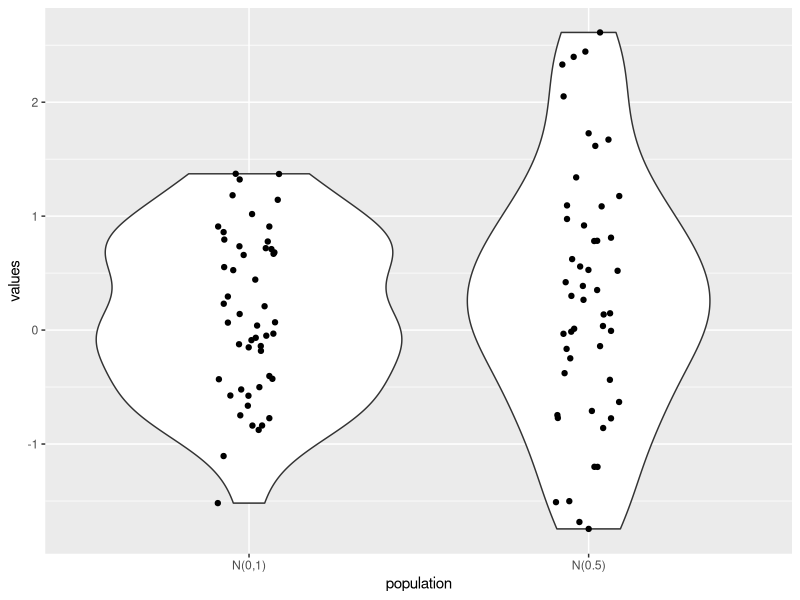
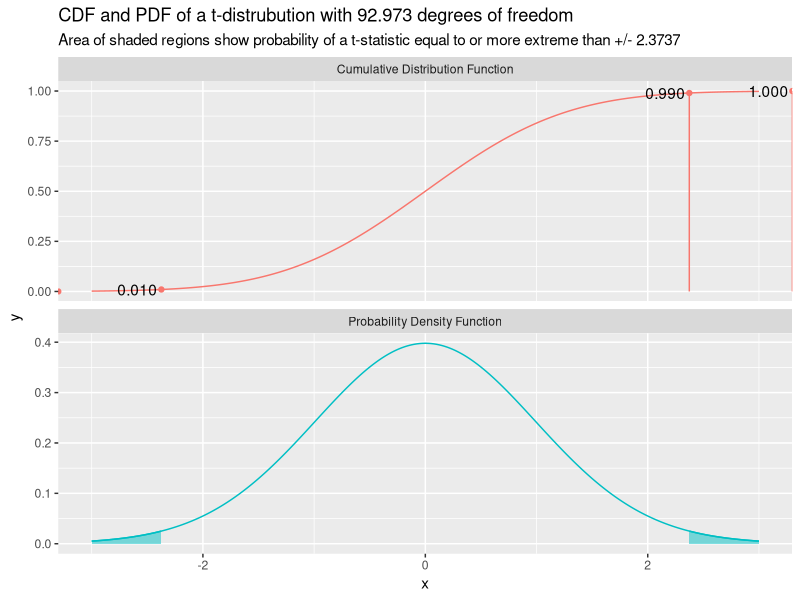
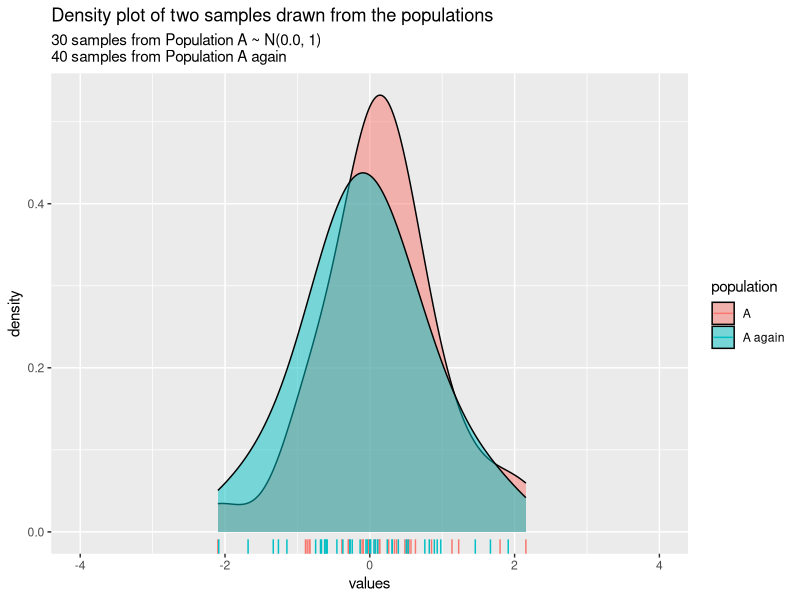
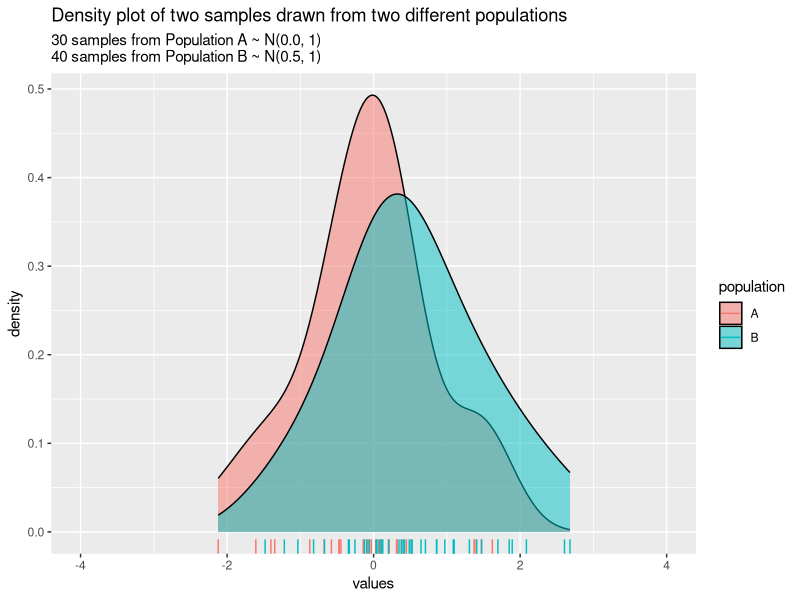
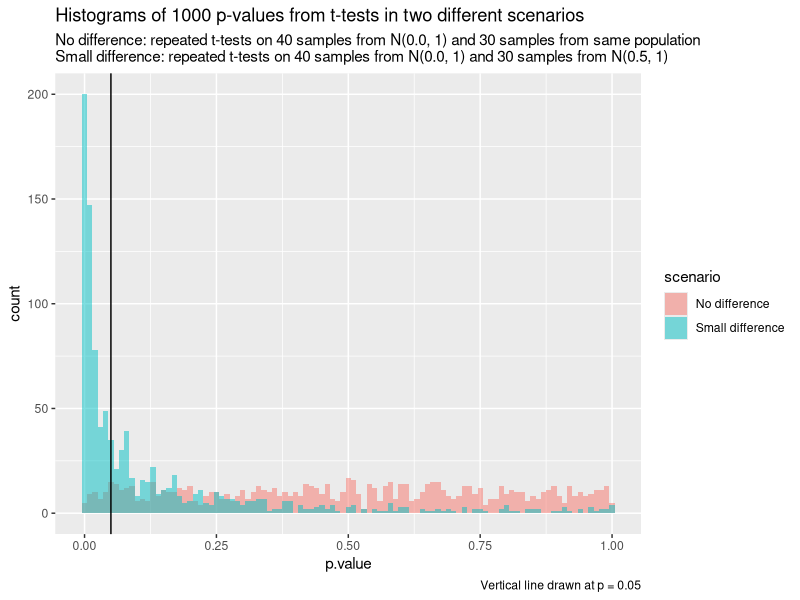
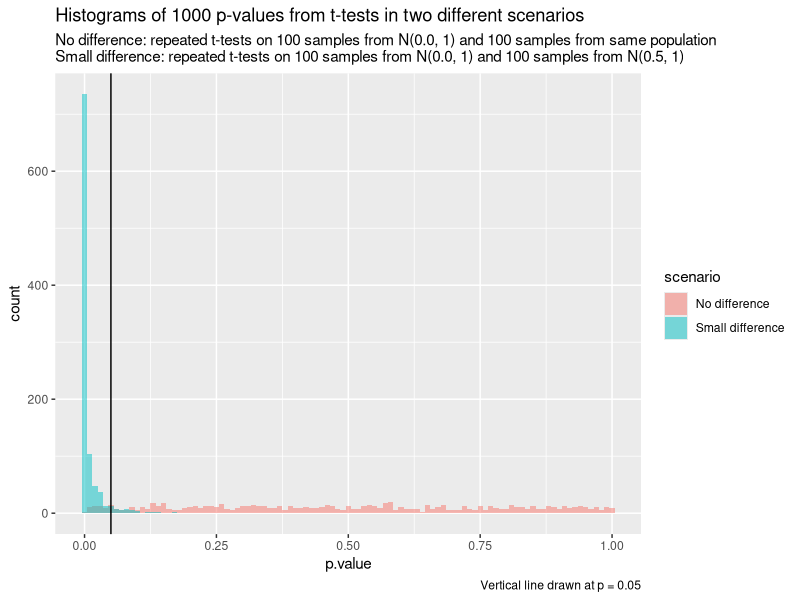
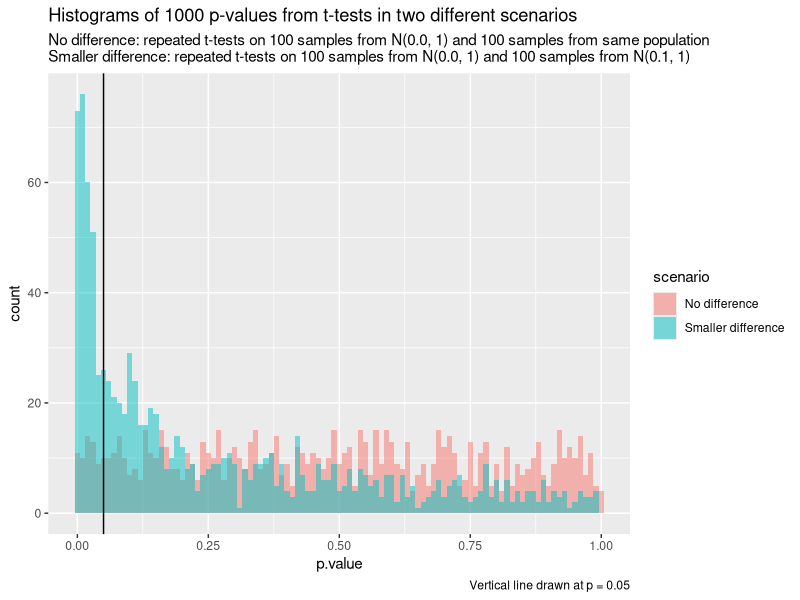
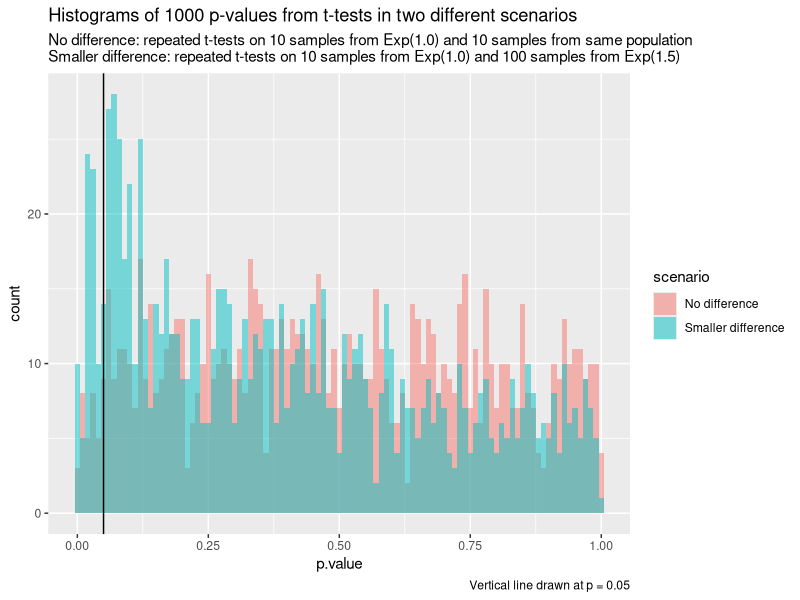

Reproduce these figures in R, in order.
## ---- chunk 1
rm(list=ls()) # Clear workspace. 
knitr::opts_chunk$set(echo = TRUE)

Run.Everything <- FALSE # Set this to TRUE to get the full print out of solutions
## ---- chunk 2
Run.Everything <- TRUE # Set this to TRUE to get the full print out of solutions
## ---- chunk 3
library(tidyverse)
## ---- chunk 4
Simulate <- function(pop1.name, n1, pop1.samplefn, pop2.name, n2, pop2.samplefn){
  tibble(
    population=c(rep(pop1.name, n1), rep(pop2.name, n2)),
    values    =c( pop1.samplefn(n1),  pop2.samplefn(n2))
  )
}
## ---- chunk 5
Normal.A <- function(n) rnorm(n, mean=0.0, sd=1)
Normal.B <- function(n) rnorm(n, mean=0.5, sd=1)
## ---- chunk 6
Normal.A(5)
Normal.B(5)
## ---- chunk 7

Simulate("N(0.0, 1)", 3, Normal.A,
         "N(0.5, 1)", 4, Normal.B) -> samples.from.A.B
samples.from.A.B
## ---- chunk 8
ggplot(
  data=Simulate("N(0,1)", 50, Normal.A, "N(0.5)", 50, Normal.B),
  aes(x=population, y=values)
) +
  geom_violin() +
  geom_jitter(width=0.1)
## ---- chunk 9
Normal.A <- function(n) rnorm(n, mean=0.0, sd=1)
Normal.B <- function(n) rnorm(n, mean=0.5, sd=1)

set.seed(220)
Simulate("N(0.0, 1)", 50, Normal.A, "N(0.5, 1)", 50, Normal.B) -> samples.from.A.B 
t.test(values ~ population, data=samples.from.A.B)
## ---- chunk 10
make.pdf.cdf <- function(from=-3, to=3, n=500, pdf.function, cdf.function){
  tibble(x=seq(from=from, to=to, length.out=n)) %>%
    mutate(
      'Probability Density Function'    =pdf.function(x),
      'Cumulative Distribution Function'=cdf.function(x)
    ) %>%
    pivot_longer(cols=c('Probability Density Function', 'Cumulative Distribution Function'), names_to = 'Function', values_to = 'y')
}
## ---- chunk 11
make.cdf.lines <- function(x, cdf.function){
  tibble(x=x) %>%
    mutate('Cumulative Distribution Function'=cdf.function(x)) %>%
             pivot_longer(cols=c('Cumulative Distribution Function'), names_to = 'Function', values_to = 'y') %>%
             mutate(label=sprintf("%0.3f", y))
}
## ---- chunk 12
plot.pdf.cdf <- function(pdf.function, cdf.function, from=-3, to=3, lower=NA, upper=NA){
  pdf.cdf   <- make.pdf.cdf(pdf.function=pdf.function, cdf.function=cdf.function, from=from, to=to)
  
  p <- ggplot(data=pdf.cdf, aes(x=x, y=y, color=Function, fill=Function)) +
    geom_line(aes(color=Function)) +
    facet_wrap(Function~., scales="free_y", ncol = 1) +
      guides(color=FALSE, fill=FALSE)
  
  if(!any(is.na(lower)) & !any(is.na(upper))){
    
    cdf.lines            <- make.cdf.lines(c(lower,upper), cdf.function)
    # Code could be improved here
    pdf.area.lower.tail  <- filter(pdf.cdf, Function=='Probability Density Function', lower[1]<x & x<upper[1])
    pdf.area.upper.tail  <- filter(pdf.cdf, Function=='Probability Density Function', lower[2]<x & x<upper[2])
    
    p <- p +
      geom_area(data=pdf.area.lower.tail, alpha=0.5) +
      geom_area(data=pdf.area.upper.tail, alpha=0.5) +
      geom_segment(data=cdf.lines, aes(x=x, xend=x, y=y, yend=0)) +
      geom_point(data=cdf.lines, aes(x=x, y=y)) +
      geom_text(data=cdf.lines, aes(x=x, y=y, label=label), color="black", hjust=1.1) 
  }
  p
}
## ---- chunk 13
pdf.t.df.92.973 <- function(x) dt(x, df = 92.973)
cdf.t.df.92.973 <- function(x) pt(x, df = 92.973)
plot.pdf.cdf(
  pdf.t.df.92.973, 
  cdf.t.df.92.973, 
  lower=c(-Inf,2.3737) , upper=c(-2.3737, Inf)) +
  labs(
    title="CDF and PDF of a t-distrubution with 92.973 degrees of freedom",
    subtitle="Area of shaded regions show probability of a t-statistic equal to or more extreme than +/- 2.3737"
    ) 
## ---- chunk 14
Normal.A <- function(n) rnorm(n, mean=0.0, sd=1)
Normal.B <- function(n) rnorm(n, mean=0.5, sd=1)

set.seed(220)
Simulate("N(0.0, 1)", 50, Normal.A, "Also N(0.0, 1)", 50, Normal.A) -> samples.from.A.A 
t.test(values ~ population, data=samples.from.A.A) -> AA.t.test01
## ---- chunk 15
t.test(values ~ population, data=Simulate("N(0.0, 1)", 50, Normal.A, "N(0.5, 1)", 50, Normal.B) )$p.value
## ---- chunk 16
AA.t.test01$statistic
AA.t.test01$parameter
AA.t.test01$p.value
AA.t.test01$conf.int
AA.t.test01$estimate
AA.t.test01$null.value
AA.t.test01$stderr
AA.t.test01$alternative
AA.t.test01$method
AA.t.test01$data.name
## ---- chunk 17
t.test(values ~ population, data=Simulate("N(0.0, 1)", 50, Normal.A, "Also N(0.0, 1)", 50, Normal.A) )$p.value
## ---- chunk 18
Normal.A      <- function(n) rnorm(n, mean=0.0, sd=1)
no.difference <- function() Simulate("A", 30, Normal.A, "A again", 40, Normal.A)
## ---- chunk 19
        Normal.B <- function(n) rnorm(n, mean=0.5, sd=1)
small.difference <- function() Simulate("A", 30, Normal.A, "B", 40, Normal.B)
## ---- chunk 20
ggplot(data=no.difference(), aes(x=values)) +
  geom_density(aes(fill=population), alpha=0.5, adjust=1.5) +
  geom_rug(aes(colour=population)) +
  coord_cartesian(xlim=c(-4,4)) +
    labs(
    title="Density plot of two samples drawn from the populations",
    subtitle="30 samples from Population A ~ N(0.0, 1)\n40 samples from Population A again"
    )
## ---- chunk 21
ggplot(data=small.difference(), aes(x=values)) +
  geom_density(aes(fill=population), alpha=0.5, adjust=1.5) +
  geom_rug(aes(colour=population))+
  coord_cartesian(xlim=c(-4,4)) +
  labs(
    title="Density plot of two samples drawn from two different populations",
    subtitle="30 samples from Population A ~ N(0.0, 1)\n40 samples from Population B ~ N(0.5, 1)"
    )
## ---- chunk 22
Repeat.t.test <- function(N, sim.A, Simulate.A, sim.B, Simulate.B){
  p.value.A <- numeric(N)
  p.value.B <- numeric(N)
  for(i in 1:N){
    p.value.A[i] <- t.test(values ~ population, data=Simulate.A())$p.value
    p.value.B[i] <- t.test(values ~ population, data=Simulate.B())$p.value
  }
  tibble(
    scenario=c(rep(sim.A, N), rep(sim.B, N)),
    p.value   =c(    p.value.A,    p.value.B)
  )
}
## ---- chunk 23
N <- 1000
Repeat.t.test(
  N,
  "No difference",       no.difference,
  "Small difference", small.difference
) -> p.values

## ---- chunk 24
plot.scenarios <- function(p.values){
  ggplot(data=p.values, aes(x=p.value)) + 
    geom_histogram(
      aes(fill=scenario),
      binwidth = 0.01,  alpha=0.5, position="identity") +
    geom_vline(xintercept = 0.05)
}

plot.scenarios(p.values) +
    labs(
      title=sprintf("Histograms of %d p-values from t-tests in two different scenarios", N),
      subtitle="No difference: repeated t-tests on 40 samples from N(0.0, 1) and 30 samples from same population\nSmall difference: repeated t-tests on 40 samples from N(0.0, 1) and 30 samples from N(0.5, 1)",
      caption="Vertical line drawn at p = 0.05"
    )
## ---- chunk 25
   no.difference.N100 <- function() Simulate("A", 100, Normal.A, "A again", 100, Normal.A)
small.difference.N100 <- function() Simulate("A", 100, Normal.A, "B",       100, Normal.B)
## ---- chunk 26
             Normal.A <- function(n) rnorm(n, mean=0.0, sd=1)
             Normal.B <- function(n) rnorm(n, mean=0.5, sd=1)
   no.difference.N100 <- function() Simulate("A", 100, Normal.A, "A again", 100, Normal.A)
small.difference.N100 <- function() Simulate("A", 100, Normal.A, "B",       100, Normal.B)

N <- 1000
Repeat.t.test(
  N,
  "No difference",       no.difference.N100,
  "Small difference", small.difference.N100
) -> p.values

plot.scenarios(p.values) +
      labs(
      title=sprintf("Histograms of %d p-values from t-tests in two different scenarios", N),
      subtitle="No difference: repeated t-tests on 100 samples from N(0.0, 1) and 100 samples from same population\nSmall difference: repeated t-tests on 100 samples from N(0.0, 1) and 100 samples from N(0.5, 1)",
      caption="Vertical line drawn at p = 0.05"
    )

## ---- chunk 27
Normal.C <- function(n) rnorm(n, mean=0.2, sd=1)
smaller.difference.N100 <- function() Simulate("A", 100, Normal.A, "C",       100, Normal.C)
## ---- chunk 28
               Normal.A <- function(n) rnorm(n, mean=0.0, sd=1)
               Normal.C <- function(n) rnorm(n, mean=0.2, sd=1)
     no.difference.N100 <- function() Simulate("A", 100, Normal.A, "A again", 100, Normal.A)
smaller.difference.N100 <- function() Simulate("A", 100, Normal.A, "C",       100, Normal.C)

N <- 1000
Repeat.t.test(
  N,
  "No difference",       no.difference.N100,
  "Smaller difference", smaller.difference.N100
) -> p.values

plot.scenarios(p.values) +
      labs(
      title=sprintf("Histograms of %d p-values from t-tests in two different scenarios", N),
      subtitle="No difference: repeated t-tests on 100 samples from N(0.0, 1) and 100 samples from same population\nSmaller difference: repeated t-tests on 100 samples from N(0.0, 1) and 100 samples from N(0.1, 1)",
      caption="Vertical line drawn at p = 0.05"
    )
## ---- chunk 29
       Exponential.A <- function(n) rexp(n, rate=1.0)
       Exponential.B <- function(n) rexp(n, rate=1.5)
   no.difference.exp <- function() Simulate("A", 10, Exponential.A, "A again", 10, Exponential.A)
small.difference.exp <- function() Simulate("A", 10, Exponential.A, "B",       10, Exponential.B)
## ---- chunk 30
       Exponential.A <- function(n) rexp(n, rate=1.0)
       Exponential.B <- function(n) rexp(n, rate=1.5)
   no.difference.exp <- function() Simulate("A", 10, Exponential.A, "A again", 10, Exponential.A)
small.difference.exp <- function() Simulate("A", 10, Exponential.A, "B",       10, Exponential.B)

N <- 1000
Repeat.t.test(
  N,
  "No difference",       no.difference.exp,
  "Smaller difference", small.difference.exp
) -> p.values

plot.scenarios(p.values) +
      labs(
      title=sprintf("Histograms of %d p-values from t-tests in two different scenarios", N),
      subtitle="No difference: repeated t-tests on 10 samples from Exp(1.0) and 10 samples from same population\nSmaller difference: repeated t-tests on 10 samples from Exp(1.0) and 100 samples from Exp(1.5)",
      caption="Vertical line drawn at p = 0.05"
    )
